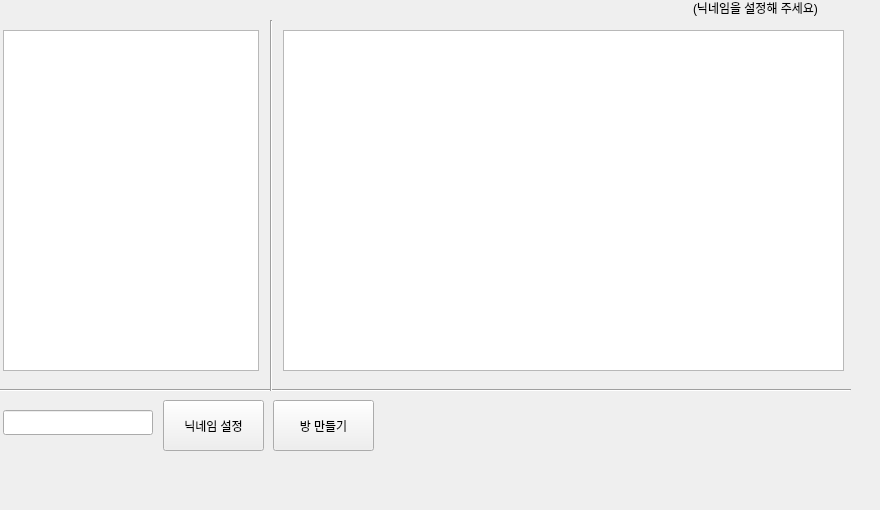
<?xml version="1.0" encoding="UTF-8"?>
<ui version="4.0">
 <class>Form</class>
 <widget class="QWidget" name="Form">
  <property name="enabled">
   <bool>true</bool>
  </property>
  <property name="geometry">
   <rect>
    <x>0</x>
    <y>0</y>
    <width>880</width>
    <height>510</height>
   </rect>
  </property>
  <property name="windowTitle">
   <string>Form</string>
  </property>
  <widget class="QPushButton" name="set_nickname">
   <property name="geometry">
    <rect>
     <x>163</x>
     <y>400</y>
     <width>101</width>
     <height>51</height>
    </rect>
   </property>
   <property name="text">
    <string>닉네임 설정</string>
   </property>
  </widget>
  <widget class="QPushButton" name="make_room">
   <property name="geometry">
    <rect>
     <x>273</x>
     <y>400</y>
     <width>101</width>
     <height>51</height>
    </rect>
   </property>
   <property name="text">
    <string>방 만들기</string>
   </property>
  </widget>
  <widget class="QListView" name="accessor_list">
   <property name="geometry">
    <rect>
     <x>3</x>
     <y>30</y>
     <width>256</width>
     <height>341</height>
    </rect>
   </property>
  </widget>
  <widget class="QLabel" name="nickname">
   <property name="geometry">
    <rect>
     <x>693</x>
     <y>0</y>
     <width>141</width>
     <height>16</height>
    </rect>
   </property>
   <property name="text">
    <string>(닉네임을 설정해 주세요)</string>
   </property>
  </widget>
  <widget class="Line" name="line_2">
   <property name="geometry">
    <rect>
     <x>0</x>
     <y>380</y>
     <width>851</width>
     <height>20</height>
    </rect>
   </property>
   <property name="orientation">
    <enum>Qt::Horizontal</enum>
   </property>
  </widget>
  <widget class="QListView" name="room_list">
   <property name="geometry">
    <rect>
     <x>283</x>
     <y>30</y>
     <width>561</width>
     <height>341</height>
    </rect>
   </property>
  </widget>
  <widget class="Line" name="line">
   <property name="geometry">
    <rect>
     <x>263</x>
     <y>20</y>
     <width>16</width>
     <height>371</height>
    </rect>
   </property>
   <property name="orientation">
    <enum>Qt::Vertical</enum>
   </property>
  </widget>
  <widget class="QLineEdit" name="nickname_input">
   <property name="geometry">
    <rect>
     <x>3</x>
     <y>410</y>
     <width>150</width>
     <height>25</height>
    </rect>
   </property>
  </widget>
 </widget>
 <resources/>
 <connections/>
</ui>
